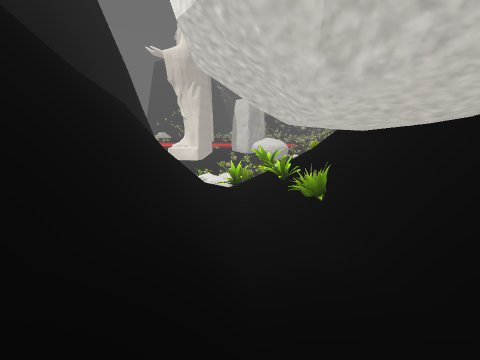
View 1 (above)

19 first-person views from a walk through a level from a Godot 3-D game. The camera is 1.5 m above the floor, tilts 8° down and sees 75° across. The floor is counted in squares, 1 m on a side. Each view is taken from the middle of a square. On the plan, view 1 faces up. The plan holds only what a view shows up to about 15 squares ahead; the rest is blank. The place goes on beyond the plan. Some surface patterns are stand-ins.

View 2
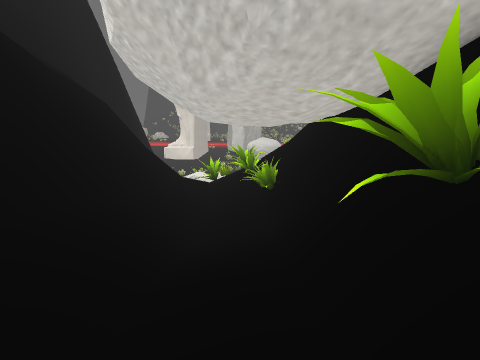

View 3
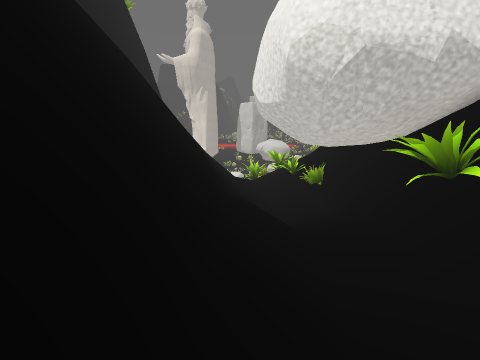

View 4
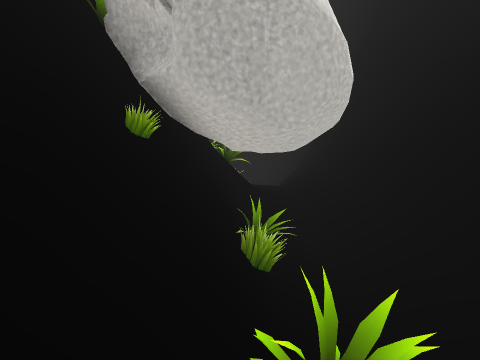

View 5
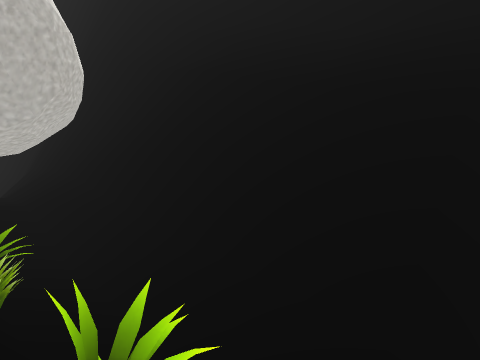

View 6
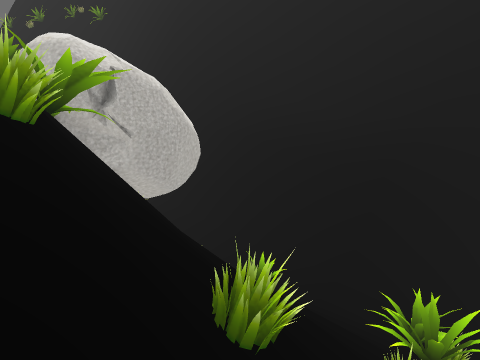

View 7
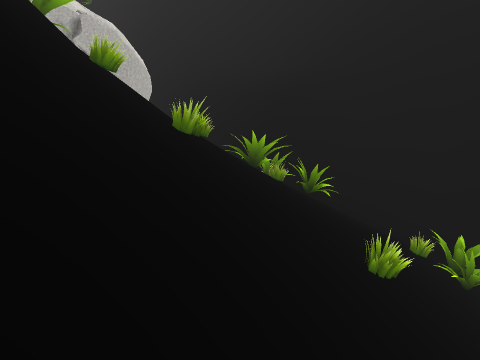

View 8
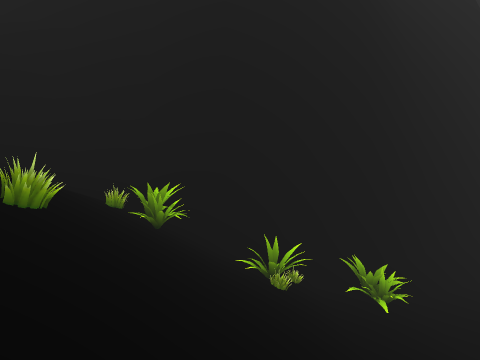

View 9
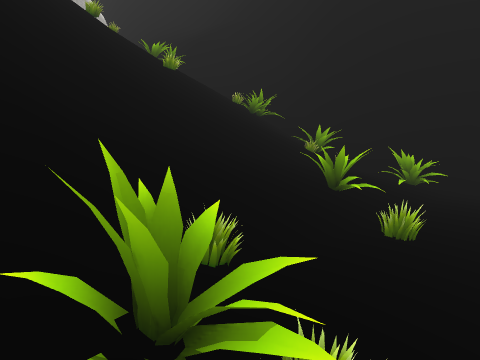

View 10
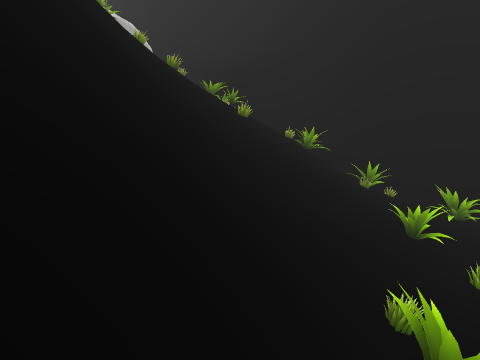

View 11
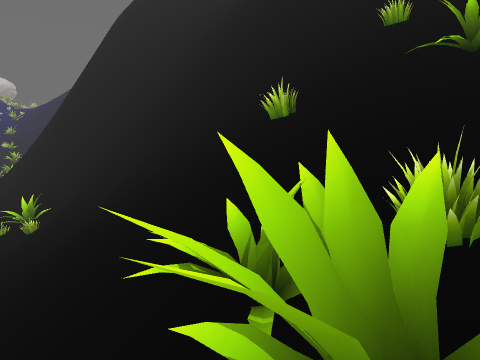

View 12
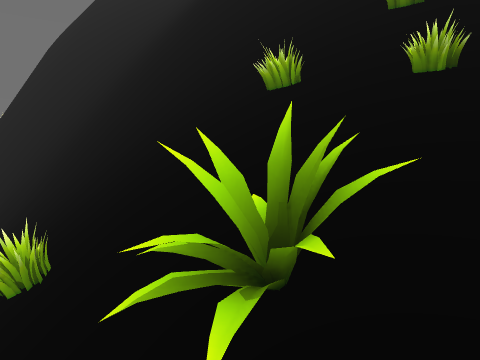

View 13
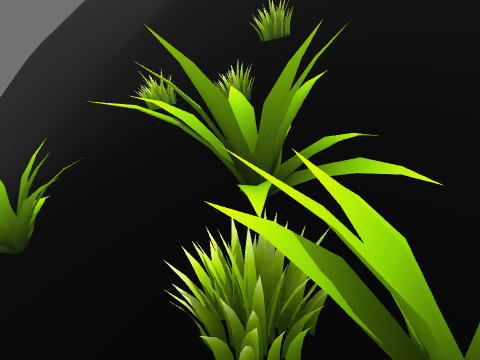

View 14
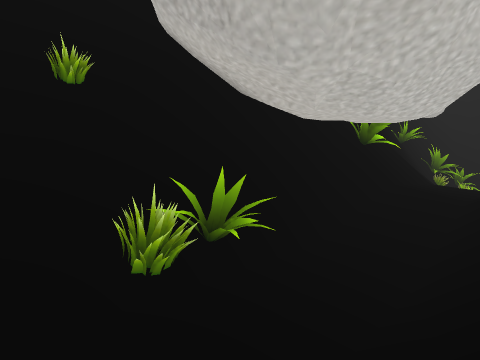

View 15
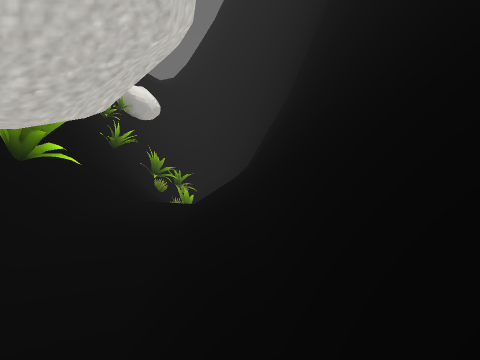

View 16
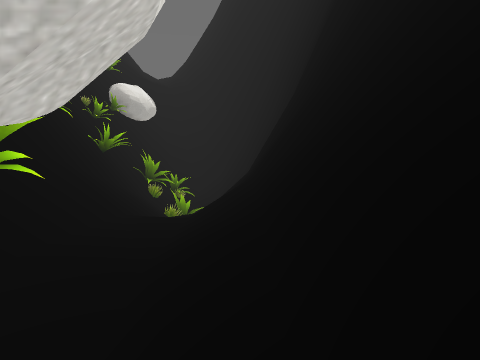

View 17
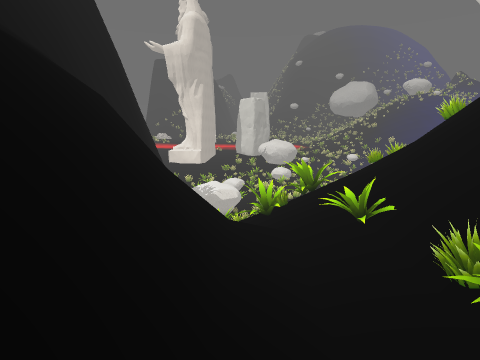

View 18
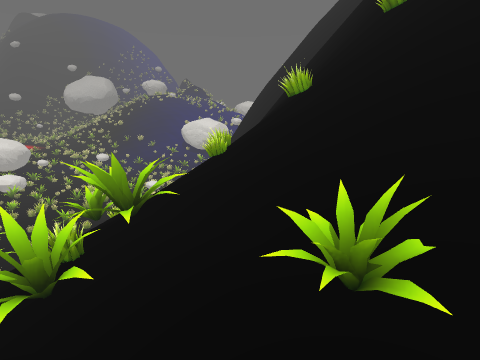

View 19
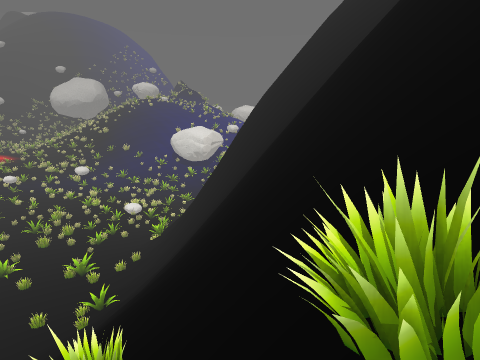

### Floor plan
Key: @ floor where view 1 was taken; # wall or solid block; . main floor; : floor 0.25 m higher than the main floor; - floor 0.25 m lower than the main floor; + floor 0.5 m higher than the main floor; * floor 5 m higher than the main floor; % floor 5.5 m higher than the main floor; / step, stairs or slope; = window, fence, low wall or low ledge; ^ raised ledge; v drop or lower ground.
Columns run from 6 left of view 1 to 15 right of it. Each row starts with its distance up from view 1.
 29 #=/-       ..=. //
 28 ##/----......./=////
 27  #=/--....=...==/// =#
 26  #===.../////////===##
 25  #===/::/=///////=^##
 24  #=/:/+//////////=^#
 23  #=////////////==###
 22  #=/#=/////////=###
 21  #=////////////=##
 20  #=////////////=#
 19  #=/#=/////////=#
 18  #=/==///=/////=#
 17  #=////////////=#
 16  #=////=///////=#
 15  #=////////////^#
 14  #==//##==///==##
 13  ####/=////=#=##
 12   ##=///////#=#
 11    #=/*/////=
 10    #//*=/#//#
  9    #=/*/=v/##
  8    ##///=####
  7    ##//=###
  6     #///##
  5     #//*#
  4     #///##
  3     #// ##
  2     #///=#
  1     #//%##
  0     #/@%/=
 -1     #//%/=#
 -2     #// /=#
 -3     #// /##
 -4     #////=#
 -5     #=  /=#
 -6         /=#
 -7         =##
 -8        #==#
 -9        ==##
-10          ##

Positions as (right, up) in squares from view 1, and headings:
1: (0, 0), facing up
2: (1, -1), facing up
3: (-1, -4), facing up
4: (2, 12), facing down
5: (2, 12), facing down-left
6: (7, 15), facing down-left
7: (8, 20), facing down-left
8: (7, 21), facing left
9: (10, 29), facing down-left
10: (13, 28), facing down-left
11: (-3, 19), facing right
12: (0, 16), facing right
13: (-1, 14), facing right
14: (-1, 9), facing down-right
15: (-1, 6), facing down
16: (-1, 5), facing down
17: (-1, 4), facing up
18: (-1, 9), facing up-right
19: (4, 13), facing up-right
